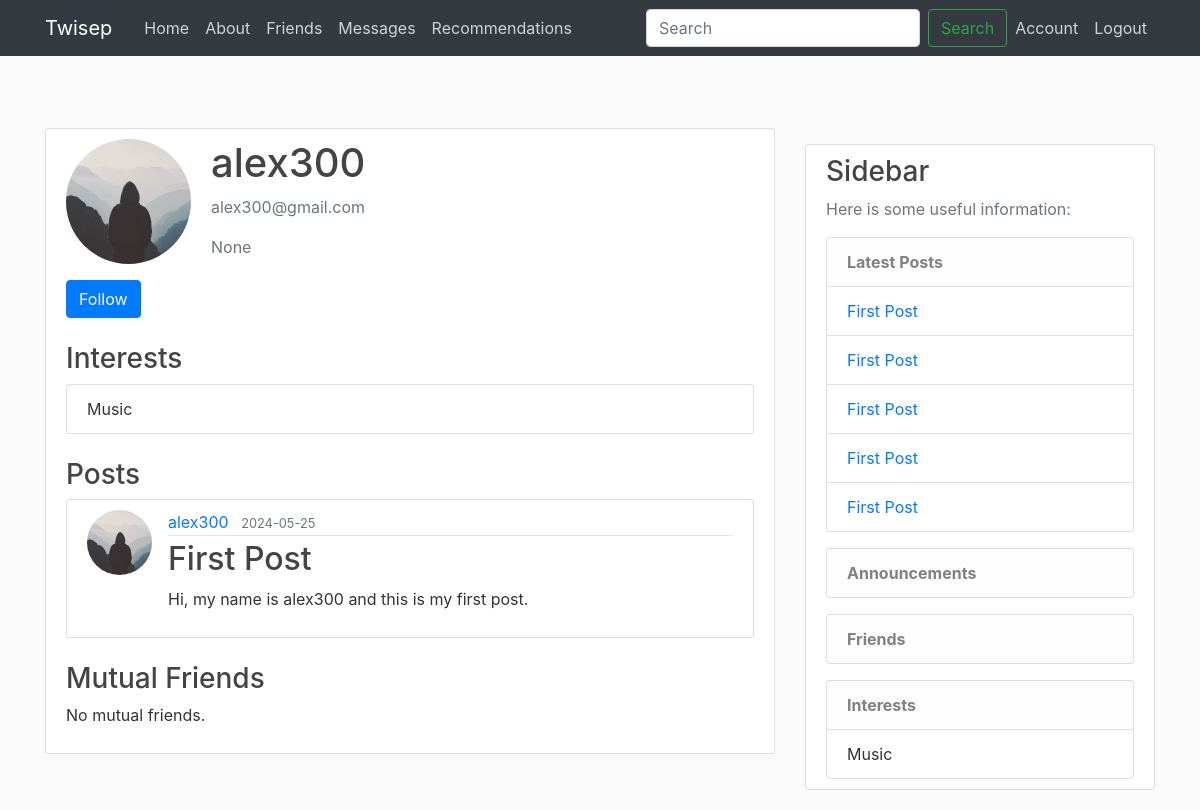
Screenshot of /user/alex300 (signed in) with the database file from the repository.
### flaskblog/models.py (models this page shows, shortened)
class User(db.Model, UserMixin):
    id = db.Column(db.Integer, primary_key=True)
    username = db.Column(db.String(20), unique=True, nullable=False)
    email = db.Column(db.String(120), unique=True, nullable=False)
    image_file = db.Column(db.String(20), nullable=False, default='default.jpg')
    password = db.Column(db.String(60), nullable=False)
    biography = db.Column(db.Text, nullable=True)
    posts = db.relationship('Post', backref='author', lazy=True)
    comments = db.relationship('Comment', backref='author', lazy=True)
    likes = db.relationship('Like', backref='user', lazy=True)
    sent_messages = db.relationship('Message', foreign_keys='Message.sender_id', backref='message_sender', lazy=True)
    received_messages = db.relationship('Message', foreign_keys='Message.receiver_id', backref='message_receiver', lazy=True)
    notifications = db.relationship('Notification', backref='user', lazy=True)
    profile_settings = db.relationship('ProfileSettings', backref='user', uselist=False)
    interests = db.relationship('Interest', backref='user', lazy=True)
    conversations_as_user1 = db.relationship('Conversation', foreign_keys='Conversation.user1_id', backref='user1', lazy=True)
    conversations_as_user2 = db.relationship('Conversation', foreign_keys='Conversation.user2_id', backref='user2', lazy=True)
    friends = db.relationship(
        'User', secondary='friendship',
        primaryjoin=(Friendship.user_id == id),
        secondaryjoin=(Friendship.friend_id == id),
        backref=db.backref('friends_of', lazy='dynamic'), lazy='dynamic')

class Interest(db.Model):
    id = db.Column(db.Integer, primary_key=True)
    name = db.Column(db.String(100), nullable=False)
    user_id = db.Column(db.Integer, db.ForeignKey('user.id'), nullable=False)

class Post(db.Model):
    id = db.Column(db.Integer, primary_key=True)
    title = db.Column(db.String(100), nullable=False)
    date_posted = db.Column(db.DateTime, nullable=False, default=datetime.utcnow)
    content = db.Column(db.Text, nullable=False)
    user_id = db.Column(db.Integer, db.ForeignKey('user.id'), nullable=False)
    comments = db.relationship('Comment', backref='post', lazy=True)
    likes = db.relationship('Like', backref='post', lazy=True)

### flaskblog/routes.py (the view, shortened to what this page needs)
@app.route("/user/<username>", methods=['GET', 'POST'])
@login_required
def user_profile(username):
    user = User.query.filter_by(username=username).first_or_404()
    posts = Post.query.filter_by(author=user).all()
    mutual_friends = current_user.friends.filter(User.friends.any(id=user.id)).all()
    form = AddFriendForm()
    latest_posts = Post.query.order_by(Post.date_posted.desc()).limit(5).all()
    announcements = Notification.query.filter_by(user_id=current_user.id).order_by(Notification.date_sent.desc()).limit(5).all()
    interests = user.interests  # Fetch the interests of the user
    return render_template('user_profile.html', user=user, posts=posts, mutual_friends=mutual_friends, form=form,
                           latest_posts=latest_posts, announcements=announcements, interests=interests)

### flaskblog/forms.py (shortened to what this page needs)
class AddFriendForm(FlaskForm):
    friend_username = StringField('Friend Username', validators=[DataRequired()])
    submit = SubmitField('Add Friend')

class SearchUserForm(FlaskForm):
    username = StringField('Username', validators=[DataRequired(), Length(min=2, max=20)])
    submit = SubmitField('Search')

### flaskblog/models.py (called while the page is built)
@login_manager.user_loader
def load_user(user_id):
    return User.query.get(int(user_id))

### flaskblog/routes.py (called while the page is built)
@app.context_processor
def inject_search_form():
    return {
        'search_form': SearchUserForm(),
        'csrf_token': generate_csrf()
    }

### flaskblog/templates/user_profile.html (shortened to what this page needs)
{% extends "layout.html" %}
{% block content %}
<div class="content-section">
    <div class="media">
        <img class="rounded-circle account-img" src="{{ url_for('static', filename='profile_pics/' + user.image_file) }}" alt="Profile Picture">
        <div class="media-body">
            <h2 class="account-heading">{{ user.username }}</h2>
            <p class="text-secondary">{{ user.email }}</p>
            <p class="text-muted">{{ user.biography }}</p>
        </div>
    </div>
    <form method="POST" action="">
        {% if user != current_user %}
            {% if user in current_user.friends %}
                <button type="submit" name="action" value="remove" class="btn btn-danger">Unfollow</button>
            {% else %}
                <button type="submit" name="action" value="add" class="btn btn-primary">Follow</button>
            {% endif %}
        {% endif %}
    </form>
    <h3 class="mt-4">Interests</h3>
    {% if interests %}
        <ul class="list-group">
            {% for interest in interests %}
                <li class="list-group-item">{{ interest.name }}</li>
            {% endfor %}
        </ul>
    {% else %}
        <p>No interests added yet.</p>
    {% endif %}
    <h3 class="mt-4">Posts</h3>
    {% for post in posts %}
        <article class="media content-section">
            <img class="rounded-circle article-img" src="{{ url_for('static', filename='profile_pics/' + post.author.image_file) }}">
            <div class="media-body">
                <div class="article-metadata">
                    <a class="mr-2" href="#">{{ post.author.username }}</a>
                    <small class="text-muted">{{ post.date_posted.strftime('%Y-%m-%d') }}</small>
                </div>
                <h2><a class="article-title" href="{{ url_for('post', post_id=post.id) }}">{{ post.title }}</a></h2>
                <p class="article-content">{{ post.content }}</p>
            </div>
        </article>
    {% endfor %}
    <h3 class="mt-4">Mutual Friends</h3>
    {% if mutual_friends %}
        <ul class="list-group">
            {% for friend in mutual_friends %}
                <li class="list-group-item">{{ friend.username }}</li>
            {% endfor %}
        </ul>
    {% else %}
        <p>No mutual friends.</p>
    {% endif %}
</div>
{% endblock content %}

### flaskblog/templates/layout.html (shortened to what this page needs)
<!DOCTYPE html>
<html>
<head>
     <link rel="stylesheet" href="https://maxcdn.bootstrapcdn.com/bootstrap/4.0.0/css/bootstrap.min.css">
     <link rel="stylesheet" type="text/css" href="{{ url_for('static', filename='main.css') }}">
</head>
<body>
    <header class="site-header">
        <nav class="navbar navbar-expand-md navbar-dark bg-dark fixed-top">
            <div class="container">
                <a class="navbar-brand mr-4" href="/">Twisep</a>
                <div class="collapse navbar-collapse" id="navbarToggle">
                    <div class="navbar-nav mr-auto">
                        <a class="nav-item nav-link" href="{{ url_for('home') }}">Home</a>
                        <a class="nav-item nav-link" href="{{ url_for('about') }}">About</a>
                        <a class="nav-item nav-link" href="{{ url_for('friends') }}">Friends</a>
                        <a class="nav-item nav-link" href="{{ url_for('conversations') }}">Messages</a>
                        <a class="nav-item nav-link" href="{{ url_for('recommendations_page') }}">Recommendations</a>
                    </div>
                    <div class="navbar-nav ml-auto">
                        <form class="form-inline my-2 my-lg-0" method="POST" action="{{ url_for('search') }}">
                            {{ search_form.username(class="form-control mr-sm-2", placeholder="Search", aria_label="Search") }}
                            <button class="btn btn-outline-success my-2 my-sm-0" type="submit">Search</button>
                        </form>
                        {% if current_user.is_authenticated %}
                            <a class="nav-item nav-link" href="{{ url_for('account') }}">Account</a>
                            <a class="nav-item nav-link" href="{{ url_for('logout') }}">Logout</a>
                        {% else %}
                            <a class="nav-item nav-link" href="{{ url_for('login') }}">Login</a>
                            <a class="nav-item nav-link" href="{{ url_for('register') }}">Register</a>
                        {% endif %}
                    </div>
                </div>
            </div>
        </nav>
    </header>
    <main role="main" class="container mt-5 pt-5">
        <div class="row">
            <div class="col-md-8">
                {% block content %}{% endblock %}
            </div>
            <div class="col-md-4">
                <div class="content-section mt-3">
                    <h3>Sidebar</h3>
                    <p class='text-muted'>Here is some useful information:</p>
                    <ul class="list-group">
                        <li class="list-group-item list-group-item-light"><strong>Latest Posts</strong></li>
                        {% for post in latest_posts %}
                        <li class="list-group-item"><a href="{{ url_for('post', post_id=post.id) }}">{{ post.title }}</a></li>
                        {% endfor %}
                    </ul>
                    {% if current_user.is_authenticated %}
                    <ul class="list-group mt-3">
                        <li class="list-group-item list-group-item-light"><strong>Announcements</strong></li>
                    </ul>
                    <ul class="list-group mt-3">
                        <li class="list-group-item list-group-item-light"><strong>Friends</strong></li>
                    </ul>
                    <ul class="list-group mt-3">
                        <li class="list-group-item list-group-item-light"><strong>Interests</strong></li>
                        {% for interest in current_user.interests %}
                        <li class="list-group-item">{{ interest.name }}</li>
                        {% endfor %}
                    </ul>
                    {% endif %}
                </div>
            </div>
        </div>
    </main>
</body>
</html>

### flaskblog/static/main.css (style rules this page uses)
body { background: #fafafa; color: #333333; margin-top: 5rem; }
h1, h2, h3, h4, h5, h6 { color: #444444; }
.site-header .navbar-nav .nav-link { color: #cbd5db; }
.content-section { background: #ffffff; padding: 10px 20px; border: 1px solid #dddddd; border-radius: 3px; margin-bottom: 20px; }
.article-title { color: #444444; }
.article-content { white-space: pre-line; }
.article-img { height: 65px; width: 65px; margin-right: 16px; }
.article-metadata { padding-bottom: 1px; margin-bottom: 4px; border-bottom: 1px solid #e3e3e3 }
.account-img { height: 125px; width: 125px; margin-right: 20px; margin-bottom: 16px; }
.account-heading { font-size: 2.5rem; }

### rows the page displays
User: image_file (placeholder picture), username "alex300", email "alex300@gmail.com", biography "None"
Interest: name "Music"
Post: image_file (placeholder picture), author.username "alex300", date_posted "2024-05-25", title "First Post", content "Hi, my name is alex300 and this is my first post."
Post: title "First Post"
Post: title "First Post"
Post: title "First Post"
Post: title "First Post"
Interest: name "Music"
